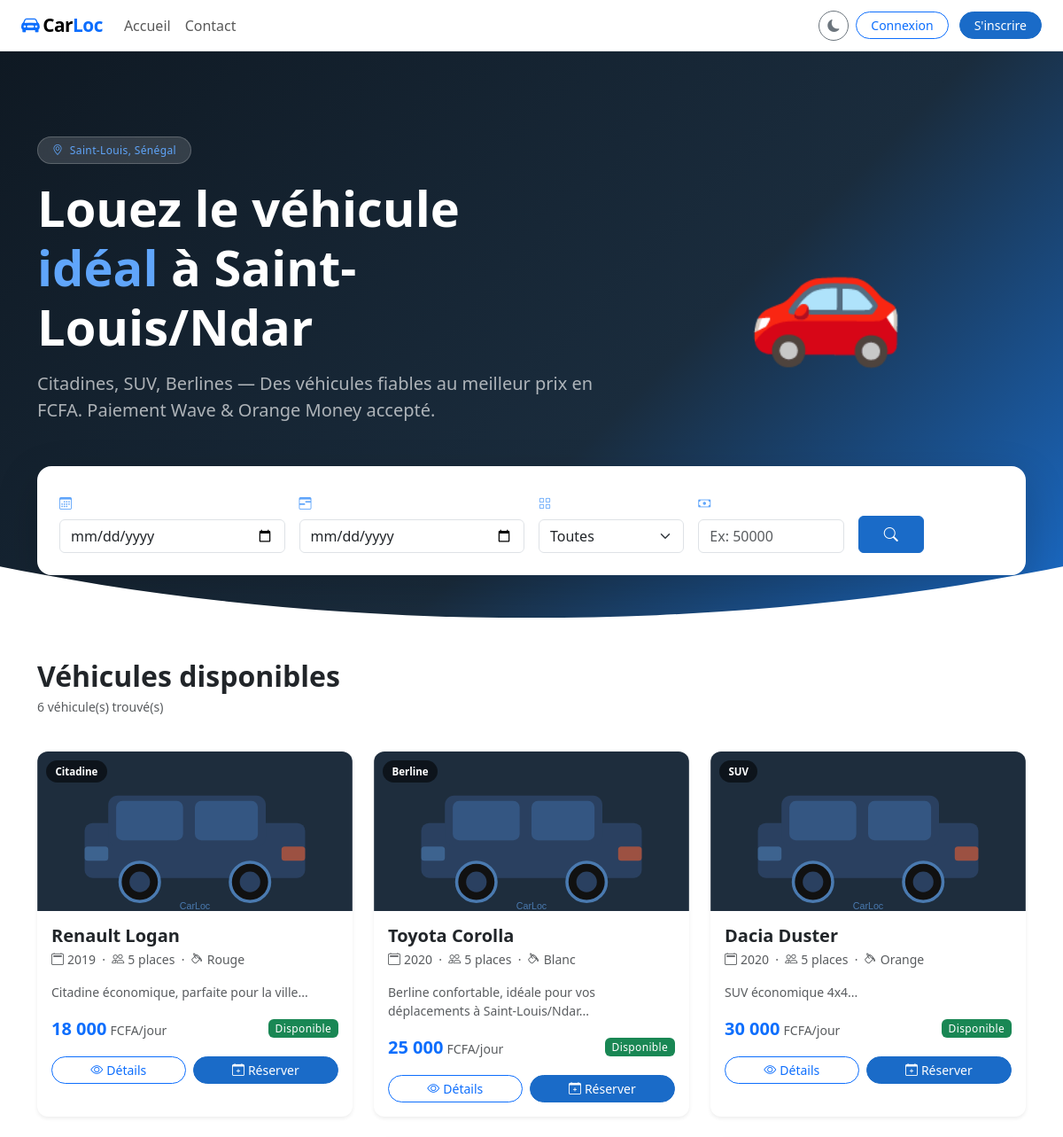
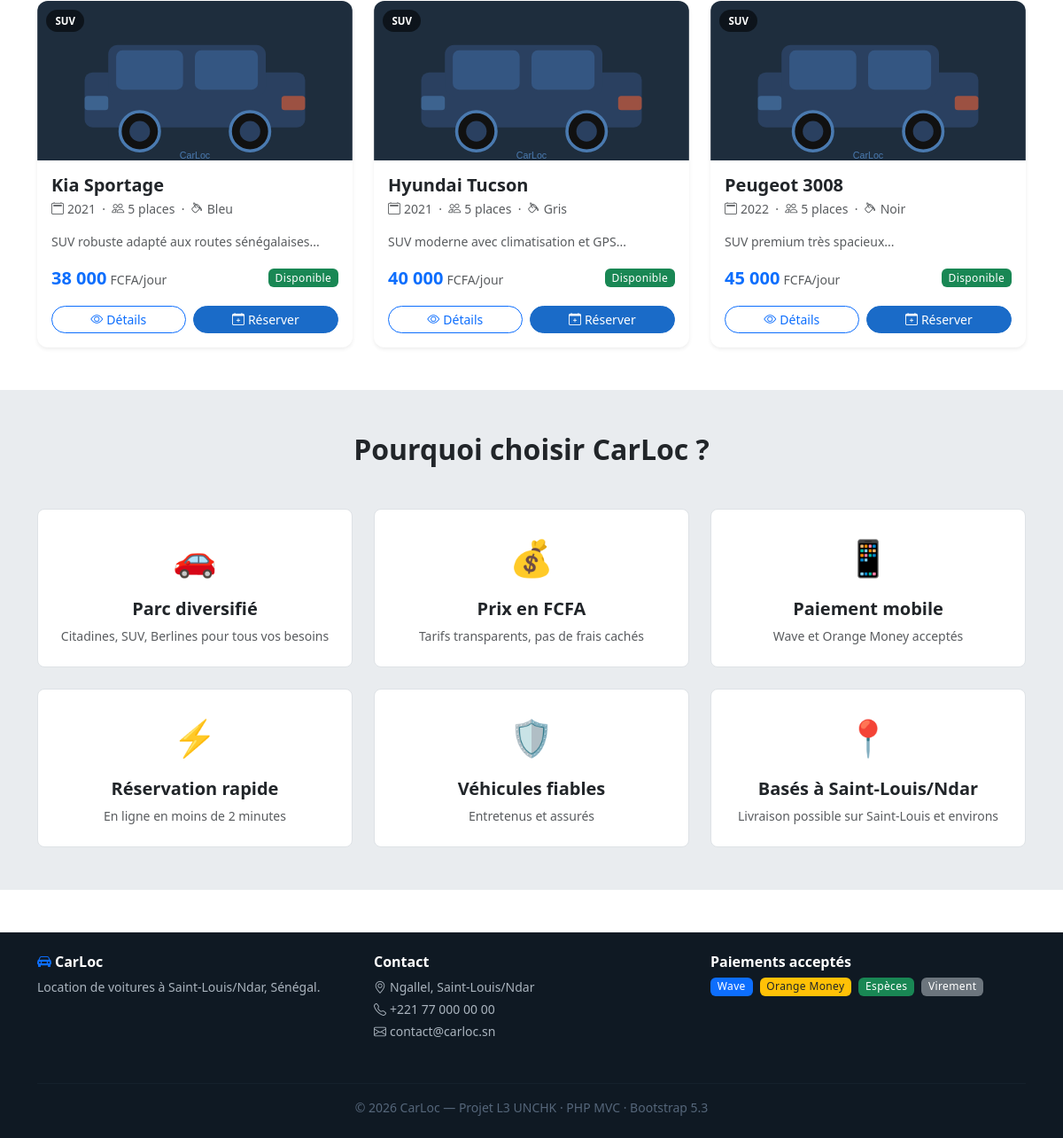
Screenshot of /Public/index.php with the database file from the repository (2 pictures, top to bottom).
### tables this page shows
CREATE TABLE IF NOT EXISTS vehicules (
    id INT AUTO_INCREMENT PRIMARY KEY,
    immatriculation VARCHAR(20) UNIQUE NOT NULL,
    marque VARCHAR(50) NOT NULL,
    modele VARCHAR(50) NOT NULL,
    annee YEAR NOT NULL,
    couleur VARCHAR(30),
    places INT DEFAULT 5,
    prix_par_jour DECIMAL(10,2) NOT NULL,
    statut ENUM('disponible','loue','maintenance') DEFAULT 'disponible',
    image VARCHAR(255) DEFAULT 'default.jpg',
    description TEXT,
    id_categorie INT,
    created_at TIMESTAMP DEFAULT CURRENT_TIMESTAMP,
    FOREIGN KEY (id_categorie) REFERENCES categories(id) ON DELETE SET NULL
);

CREATE TABLE IF NOT EXISTS categories (
    id INT AUTO_INCREMENT PRIMARY KEY,
    nom VARCHAR(50) NOT NULL,
    description TEXT,
    created_at TIMESTAMP DEFAULT CURRENT_TIMESTAMP
);

### app/controllers/Controller.php (called while the page is built, shortened)
<?php
abstract class Controller {
    protected function render(string $view, array $data = []): void {
        extract($data);
        $viewFile = __DIR__ . '/../views/' . $view . '.php';
        require __DIR__ . '/../views/layout/header.php';
        require $viewFile;
        require __DIR__ . '/../views/layout/footer.php';
    }
}

### app/controllers/HomeController.php (called while the page is built, shortened)
<?php
require_once __DIR__ . '/Controller.php';
require_once __DIR__ . '/../models/Vehicule.php';
class HomeController extends Controller {
    public function index(?string $p = null): void {
        $vehiculeModel = new Vehicule();
        $dateDebut = $_GET['date_debut'] ?? '';
        $dateFin   = $_GET['date_fin']   ?? '';
        $vehicules = $vehiculeModel->findDisponibles($dateDebut, $dateFin);
        $this->render('home/index', compact('vehicules', 'categories', 'dateDebut', 'dateFin', 'categorie'));
    }
}

### Public/index.php (called while the page is built, shortened)
<?php
require_once __DIR__ . '/../config/database.php';
$url    = trim($_GET['url'] ?? '', '/');
$parts  = explode('/', $url);
$action         = $parts[1] ?? 'index';
$param          = $parts[2] ?? null;
$controller = new $controllerName();
$controller->$action($param);

### config/database.php (called while the page is built, shortened)
<?php
class Database {
    private static ?PDO $instance = null;
    public static function getInstance(): PDO {
        if (self::$instance === null) {
            $dsn = "mysql:host=" . DB_HOST . ";dbname=" . DB_NAME . ";charset=" . DB_CHARSET;
            $options = [
                PDO::ATTR_ERRMODE            => PDO::ERRMODE_EXCEPTION,
                PDO::ATTR_DEFAULT_FETCH_MODE => PDO::FETCH_ASSOC,
                PDO::ATTR_EMULATE_PREPARES   => false,
            ];
            try {
                self::$instance = new PDO($dsn, DB_USER, DB_PASS, $options);
            } catch (PDOException $e) {
                die(json_encode(['error' => 'Connexion BDD échouée: ' . $e->getMessage()]));
            }
        }
        return self::$instance;
    }
}

### app/models/Model.php (called while the page is built, shortened)
<?php
abstract class Model {
    public function __construct() {
        $this->db = Database::getInstance();
    }
}

### app/models/Vehicule.php (called while the page is built, shortened)
<?php
require_once __DIR__ . '/Model.php';
class Vehicule extends Model {
    public function findDisponibles(string $dateDebut = '', string $dateFin = ''): array {
        if ($dateDebut && $dateFin) {
            $stmt = $this->db->prepare("
                SELECT v.*, c.nom AS categorie_nom
                FROM vehicules v
                LEFT JOIN categories c ON v.id_categorie = c.id
                WHERE v.statut = 'disponible'
                AND v.id NOT IN (
                    SELECT id_vehicule FROM reservations
                    WHERE statut NOT IN ('annulee','terminee')
                    AND NOT (date_fin < :debut OR date_debut > :fin)
                )
                ORDER BY v.prix_par_jour ASC
            ");
            $stmt->execute(['debut' => $dateDebut, 'fin' => $dateFin]);
        } else {
            $stmt = $this->db->query("
                SELECT v.*, c.nom AS categorie_nom
                FROM vehicules v
                LEFT JOIN categories c ON v.id_categorie = c.id
                WHERE v.statut = 'disponible'
                ORDER BY v.prix_par_jour ASC
            ");
        }
        return $stmt->fetchAll();
    }
}

### app/views/home/index.php (the view, shortened to what this page needs)
<section class="hero-section">
  <div class="container py-5">
    <div class="row align-items-center min-vh-50">
      <div class="col-lg-7">
        <span class="badge bg-primary bg-opacity-10 text-primary mb-3 px-3 py-2 rounded-pill">
          <i class="bi bi-geo-alt me-1"></i> Saint-Louis, Sénégal
        </span>
        <h1 class="display-4 fw-bold mb-3">
          Louez le véhicule<br><span class="text-primary">idéal</span> à Saint-Louis/Ndar
        </h1>
        <p class="lead text-muted mb-4">Citadines, SUV, Berlines — Des véhicules fiables au meilleur prix en FCFA. Paiement Wave & Orange Money accepté.</p>
      </div>
      <div class="col-lg-5 text-center d-none d-lg-block">
        <div class="hero-car-icon">
          <span style="display:none; font-size:9rem;">🚗</span>
        </div>
      </div>
    </div>
    <div class="search-card shadow-lg rounded-4 p-4 mt-4">
      <form method="GET" action="<?= BASE_URL ?>" class="row g-3 align-items-end">
        <div class="col-md-3">
          <label class="form-label fw-semibold small"><i class="bi bi-calendar3 me-1 text-primary"></i>Date de début</label>
          <input type="date" name="date_debut" class="form-control" value="<?= htmlspecialchars($dateDebut) ?>" min="<?= date('Y-m-d') ?>">
        </div>
        <div class="col-md-3">
          <label class="form-label fw-semibold small"><i class="bi bi-calendar3-range me-1 text-primary"></i>Date de fin</label>
          <input type="date" name="date_fin" class="form-control" value="<?= htmlspecialchars($dateFin) ?>" min="<?= date('Y-m-d') ?>">
        </div>
        <div class="col-md-2">
          <label class="form-label fw-semibold small"><i class="bi bi-grid me-1 text-primary"></i>Catégorie</label>
          <select name="categorie" class="form-select">
            <option value="">Toutes</option>
          </select>
        </div>
        <div class="col-md-2">
          <label class="form-label fw-semibold small"><i class="bi bi-cash me-1 text-primary"></i>Prix max (FCFA)</label>
          <input type="number" name="prix_max" class="form-control" placeholder="Ex: 50000"
                 value="<?= htmlspecialchars($_GET['prix_max'] ?? '') ?>" min="0" step="5000">
        </div>
        <div class="col-md-1">
          <label class="form-label fw-semibold small">&nbsp;</label>
          <button type="submit" class="btn btn-primary w-100 py-2">
            <i class="bi bi-search"></i>
          </button>
        </div>
      </form>
    </div>
  </div>
</section>
<section class="py-5">
  <div class="container">
    <div class="d-flex justify-content-between align-items-center mb-4">
      <div>
        <h2 class="fw-bold mb-1">Véhicules disponibles</h2>
        <p class="text-muted small"><?= count($vehicules) ?> véhicule(s) trouvé(s)</p>
      </div>
    </div>
    <?php if (empty($vehicules)): ?>
    <div class="text-center py-5">
      <div style="font-size:4rem;">🔍</div>
      <h5 class="mt-3">Aucun véhicule disponible</h5>
      <p class="text-muted">Essayez d'autres dates ou catégories.</p>
      <a href="<?= BASE_URL ?>" class="btn btn-outline-primary">Réinitialiser</a>
    </div>
    <?php else: ?>
    <div class="row g-4">
      <?php foreach ($vehicules as $v): ?>
      <div class="col-sm-6 col-lg-4">
        <div class="card car-card h-100 border-0 shadow-sm">
          <div class="car-img-wrapper">
            <img src="<?= BASE_URL ?>img/vehicules/<?= htmlspecialchars($v['image']) ?>"
                 onerror="this.src='<?= BASE_URL ?>img/vehicules/default.svg'"
                 class="card-img-top" alt="<?= htmlspecialchars($v['marque'].' '.$v['modele']) ?>">
            <span class="car-badge-cat"><?= htmlspecialchars($v['categorie_nom'] ?? 'Véhicule') ?></span>
          </div>
          <div class="card-body">
            <h5 class="card-title fw-bold mb-1">
              <?= htmlspecialchars($v['marque'] . ' ' . $v['modele']) ?>
            </h5>
            <p class="text-muted small mb-3">
              <i class="bi bi-calendar2 me-1"></i><?= $v['annee'] ?> &nbsp;·&nbsp;
              <i class="bi bi-people me-1"></i><?= $v['places'] ?> places &nbsp;·&nbsp;
              <i class="bi bi-paint-bucket me-1"></i><?= htmlspecialchars($v['couleur']) ?>
            </p>
            <p class="text-muted small mb-3"><?= htmlspecialchars(substr($v['description'] ?? '', 0, 80)) ?>...</p>
            <div class="d-flex justify-content-between align-items-center mb-3">
              <div>
                <span class="fs-5 fw-bold text-primary"><?= number_format($v['prix_par_jour'], 0, ',', ' ') ?></span>
                <span class="text-muted small"> FCFA/jour</span>
              </div>
              <span class="badge bg-<?= $v['statut'] === 'disponible' ? 'success' : 'warning text-dark' ?>">
                <?= $v['statut'] === 'disponible' ? 'Disponible' : 'Indisponible' ?>
              </span>
            </div>
            <div class="d-flex gap-2">
              <a href="<?= BASE_URL ?>home/vehicule/<?= $v['id'] ?>" class="btn btn-outline-primary btn-sm rounded-pill flex-grow-1">
                <i class="bi bi-eye me-1"></i>Détails
              </a>
              <?php if ($v['statut'] === 'disponible'): ?>
              <a href="<?= BASE_URL ?>reservation/create/<?= $v['id'] ?>" class="btn btn-primary btn-sm rounded-pill flex-grow-1">
                <i class="bi bi-calendar-plus me-1"></i>Réserver
              </a>
              <?php else: ?>
              <button class="btn btn-secondary btn-sm rounded-pill flex-grow-1" disabled>
                <i class="bi bi-x-circle me-1"></i>Indisponible
              </button>
              <?php endif; ?>
            </div>
          </div>
        </div>
      </div>
      <?php endforeach; ?>
    </div>
    <?php endif; ?>
  </div>
</section>
<section class="py-5 bg-body-secondary">
  <div class="container">
    <h2 class="text-center fw-bold mb-5">Pourquoi choisir CarLoc ?</h2>
    <div class="row g-4 text-center">
      <?php
      $avantages = [
        ['🚗','Parc diversifié','Citadines, SUV, Berlines pour tous vos besoins'],
        ['💰','Prix en FCFA','Tarifs transparents, pas de frais cachés'],
        ['📱','Paiement mobile','Wave et Orange Money acceptés'],
        ['⚡','Réservation rapide','En ligne en moins de 2 minutes'],
        ['🛡️','Véhicules fiables','Entretenus et assurés'],
        ['📍','Basés à Saint-Louis/Ndar','Livraison possible sur Saint-Louis et environs'],
      ];
      foreach ($avantages as [$icon, $titre, $desc]): ?>
      <div class="col-sm-6 col-lg-4">
        <div class="p-4 rounded-3 h-100 avantage-card">
          <div style="font-size:2.5rem;" class="mb-3"><?= $icon ?></div>
          <h5 class="fw-semibold"><?= $titre ?></h5>
          <p class="text-muted small mb-0"><?= $desc ?></p>
        </div>
      </div>
      <?php endforeach; ?>
    </div>
  </div>
</section>

### rows the page displays
vehicules: id_categorie.nom "Citadine", marque+modele "Renault Logan", annee "2019", places "5", couleur "Rouge", description "Citadine économique, parfaite pour la ville", prix_par_jour "18 000", statut "Disponible"
vehicules: id_categorie.nom "Berline", marque+modele "Toyota Corolla", annee "2020", places "5", couleur "Blanc", description "Berline confortable, idéale pour vos déplacements à Saint-Louis/Ndar", prix_par_jour "25 000", statut "Disponible"
vehicules: id_categorie.nom "SUV", marque+modele "Dacia Duster", annee "2020", places "5", couleur "Orange", description "SUV économique 4x4", prix_par_jour "30 000", statut "Disponible"
vehicules: id_categorie.nom "SUV", marque+modele "Kia Sportage", annee "2021", places "5", couleur "Bleu", description "SUV robuste adapté aux routes sénégalaises", prix_par_jour "38 000", statut "Disponible"
vehicules: id_categorie.nom "SUV", marque+modele "Hyundai Tucson", annee "2021", places "5", couleur "Gris", description "SUV moderne avec climatisation et GPS", prix_par_jour "40 000", statut "Disponible"
vehicules: id_categorie.nom "SUV", marque+modele "Peugeot 3008", annee "2022", places "5", couleur "Noir", description "SUV premium très spacieux", prix_par_jour "45 000", statut "Disponible"

### other values shown
count($vehicules) "6"
$icon "🚗"
$titre "Parc diversifié"
$desc "Citadines, SUV, Berlines pour tous vos besoins"
$icon "💰"
$titre "Prix en FCFA"
$desc "Tarifs transparents, pas de frais cachés"
$icon "📱"
$titre "Paiement mobile"
$desc "Wave et Orange Money acceptés"
$icon "⚡"
$titre "Réservation rapide"
$desc "En ligne en moins de 2 minutes"
$icon "🛡️"
$titre "Véhicules fiables"
